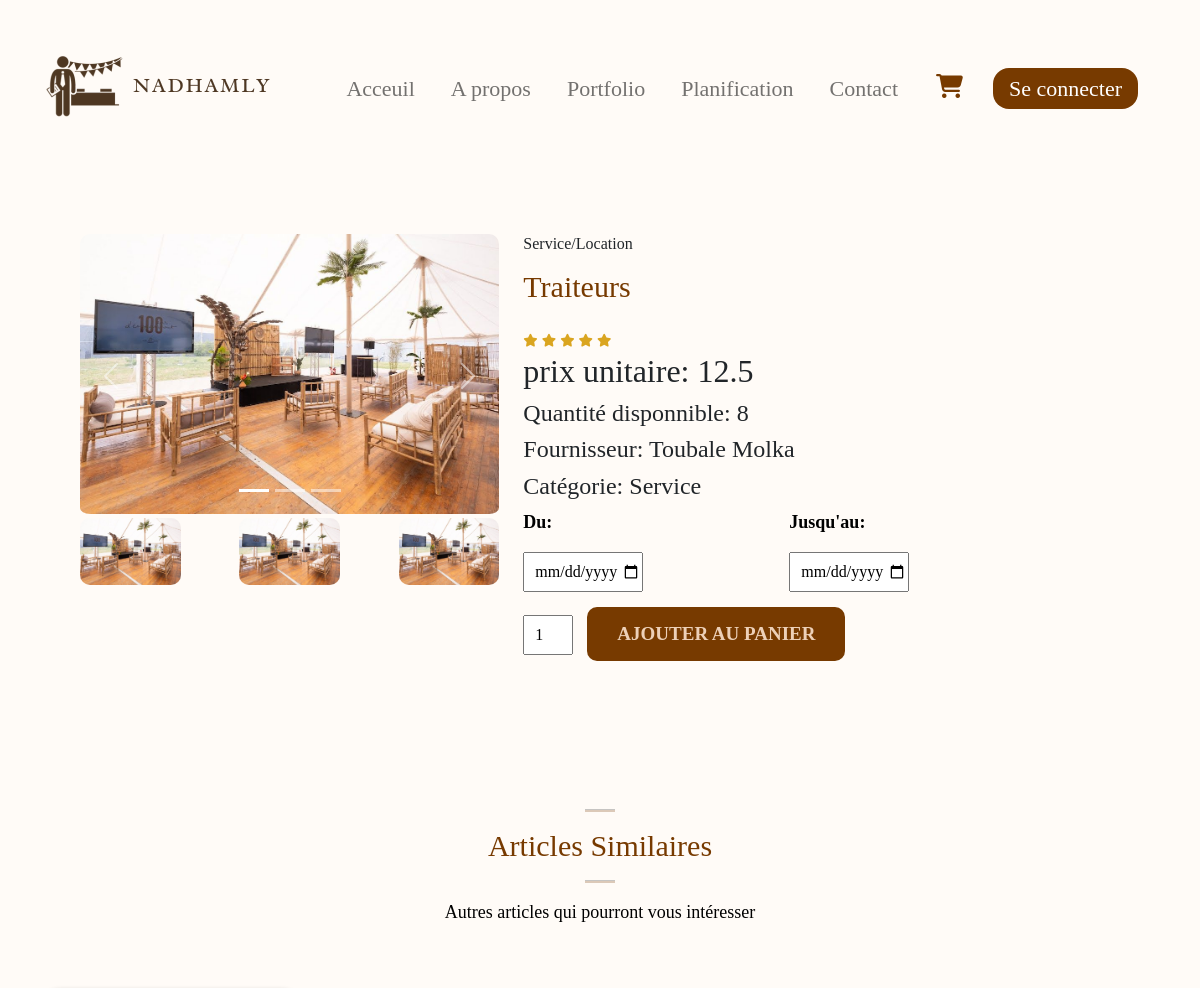
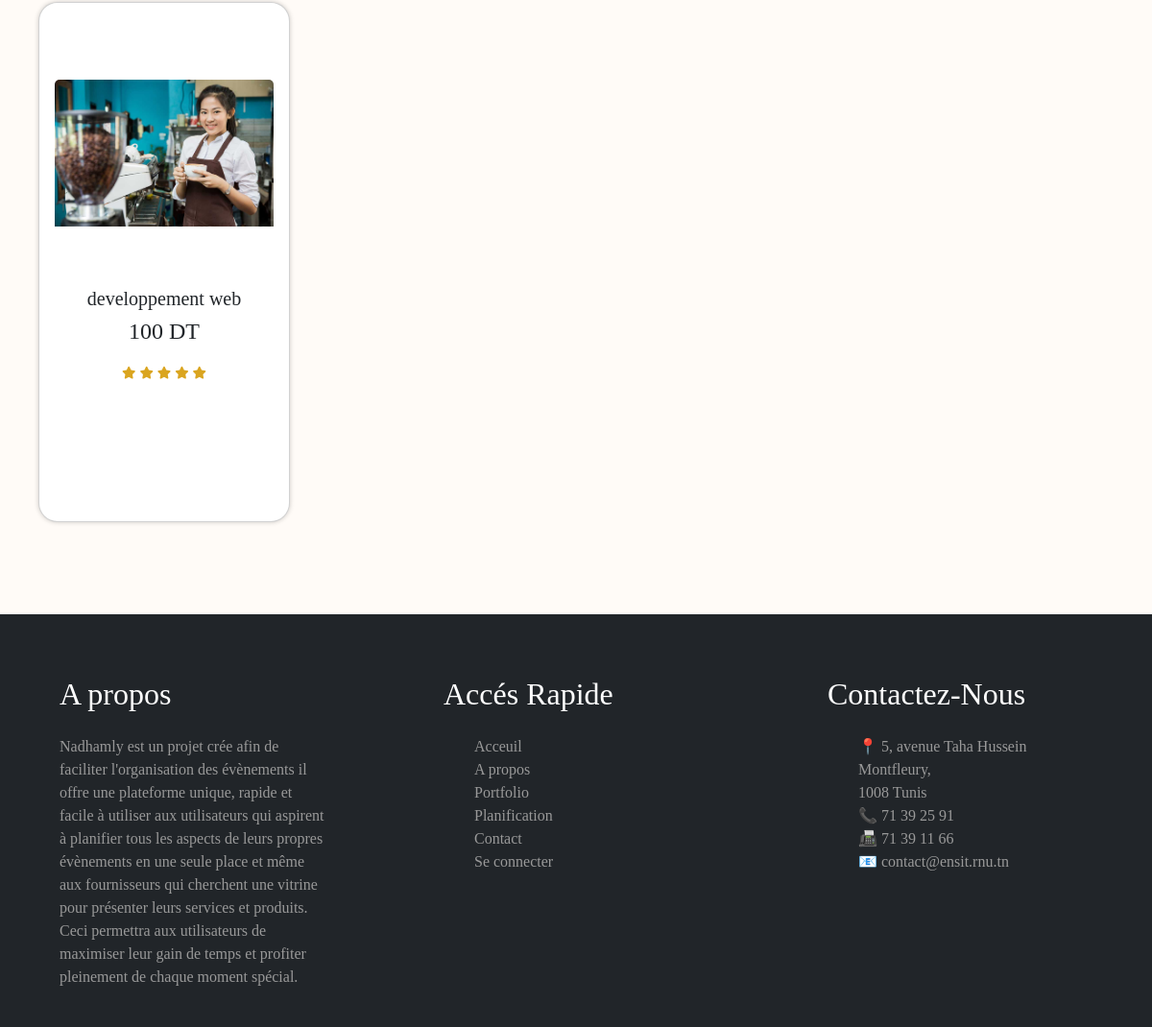
The page /details_art_location.php?id=662cd5ee8a0db on the database its author committed (2 pictures, top to bottom).
### tables this page shows
CREATE TABLE `articles` (
  `id` varchar(15) NOT NULL,
  `libelle` varchar(30) NOT NULL,
  `description` varchar(300) NOT NULL,
  `nombre` int(11) NOT NULL,
  `prix` float NOT NULL,
  `image1` varchar(100) DEFAULT 'images/default/image_default.png',
  `image2` varchar(100) DEFAULT 'images/default/image_default.png',
  `image3` varchar(100) DEFAULT 'images/default/image_default.png',
  `categorie` varchar(20) NOT NULL,
  `dispo` int(11) NOT NULL DEFAULT 1,
  `motif` varchar(9) NOT NULL,
  `id_frs` int(11) NOT NULL
);

CREATE TABLE `utilisateur` (
  `id_user` int(11) NOT NULL,
  `id_panier` int(11) NOT NULL,
  `nom` char(20) NOT NULL,
  `prenom` char(20) NOT NULL,
  `mail` varchar(80) NOT NULL,
  `tel` int(11) NOT NULL,
  `bio` char(255) NOT NULL,
  `role` char(5) NOT NULL DEFAULT 'user',
  `username` varchar(100) NOT NULL,
  `mot_de_passe` varchar(100) NOT NULL,
  `pdp` varchar(100) DEFAULT 'images/default/image_default.png'
);

### details_art_location.php (the view, shortened to what this page needs)
<?php
require 'config.php';
if (isset($_SESSION["pdp"])) {
  $pdp = $_SESSION["pdp"];
} else {
  $pdp = null;
}
$id_user = $_SESSION["id_user"];
$id_article = $_GET['id'];
$sql = "SELECT * FROM `articles` WHERE id = '$id_article'";
$res = mysqli_query($conn, $sql);
$article = $res->fetch_assoc();
$sql2 = "SELECT * FROM `articles` WHERE categorie = '{$article['categorie']}' AND id != '$id_article' AND id_frs != '$id_user' LIMIT 4";
$qlq_articles = $conn->query($sql2);
$sqlf = "SELECT * FROM `utilisateur` WHERE id_user = '{$article['id_frs']}'";
$resf = mysqli_query($conn, $sqlf);
$fournisseur = $resf->fetch_assoc();
?>
<!DOCTYPE html>
<html lang="en">
<head>
  <link href="https://cdn.jsdelivr.net/npm/bootstrap@5.2.1/dist/css/bootstrap.min.css" rel="stylesheet">
  <link rel="stylesheet" href="https://pro.fontawesome.com/releases/v5.10.0/css/all.css">
  <link rel="stylesheet" href="css/index.css" type="text/css">
  <link rel="stylesheet" href="css/details-art.css" type="text/css">
  <link rel="stylesheet" href="css/dropdown.css" type="text/css">
</head>
<body>
    <nav class="navbar navbar-expand-lg bg-transparent">
        <div class="container-fluid">
          <a class="navbar-brand" href="index.html"><img src="images/logo.png" alt="logo Nadhamly"></a>
          <div class="sidebar offcanvas offcanvas-start" tabindex="-1" id="offcanvasNavbar" aria-labelledby="offcanvasNavbarLabel">
            <div class="offcanvas-body">
              <ul class="navbar-nav justify-content-end align-items-center flex-grow-1 pe-3">
                <li class="nav-item">
                  <a class="nav-link  fontradley bold" aria-current="page" href="index.php">Acceuil</a>
                </li>
                <li class="nav-item">
                  <a class="nav-link  fontradley bold" href="Apropos.php">A propos</a>
                </li>
                <li class="nav-item">
                    <a class="nav-link  fontradley bold" href="portfolio.php">Portfolio</a>
                  </li>
                  <li class="nav-item fontradley">
                    <a class="nav-link  bold" href="planification.php">Planification</a>
                  </li>
                  <li class="nav-item">
                    <a class="nav-link fontradley  bold" href="contact.php">Contact</a>
                  </li>
                  <li class="nav-item">
              <a href="panier.php" class="cart-link">
                <i class="fa-solid fa-cart-shopping icon-style"></i>
              </a>
            </li>
                  <li class="nav-item">
                  <?php if(isset($_SESSION["utilisateur"])) { ?>
                         <div class="profile-dropdown">
          <div  onclick="toggle()" class="profile-img" id="image-container">
          <?php if (!empty($pdp)) { ?>
                <img src="<?php echo $pdp; ?>" style="border-radius: 50%; overflow: hidden; width: 55px; height: 55px; object-fit: cover;" id="profile-image">
            <?php } else { ?>
                <img src="images/defaultpdp.jpg" alt="Default Profile Picture" style="border-radius: 50%; overflow: hidden; width: 75px; height: 75px; object-fit: cover;" id="profile-image">
            <?php } ?>
          </div>
        <ul class="profile-dropdown-list" style="list-style-type: none;padding:0;z-index:30;">
          <li class="profile-dropdown-list-item">
            <a href="profile.php">
              <i class="fa-regular fa-user"></i>
              <?php $username= $_SESSION["utilisateur"];
              echo $username;
              ?>
            </a>
          </li>
          <li class="profile-dropdown-list-item">
            <a href="equipes.php">
            <i class="ri-user-add-fill"></i>
              Rejoindre des équipes
            </a>
          </li>
          <li class="profile-dropdown-list-item">
            <a href="demandes.php">
              <i class="fa-solid fa-chart-line"></i>
              Demandes de partenariat
            </a>
          </li>
          <li class="profile-dropdown-list-item">
            <a href="recherche.php">
              <i class="fa-solid fa-search"></i>
              Rechercher
            </a>
          </li>
          <li class="profile-dropdown-list-item">
            <a href="#">
              <i class="fa-regular fa-circle-question"></i>
              Aide et contact
            </a>
          </li>
          <li class="profile-dropdown-list-item">
            <a href="#">
              <i class="fa-solid fa-arrow-right-from-bracket"></i>
              <?php if(isset($_SESSION["utilisateur"])) { ?>
                    <form method="post">
                        <button type="submit" name="logout" class="btn btn-link text-black fontradley button-reset">Déconnexion</button>
                    </form>
                    <?php } else { ?>
                    <a class="nav-link text-white px-3 py-1 rounded-4 fontradley navbtn" href="login.php">Se connecter</a>
                <?php } ?>
            </a>
          </li>
        </ul>
      </div>
                <?php } else { ?>
                    <a class="nav-link text-white px-3 py-1 rounded-4 fontradley navbtn" href="login.php">Se connecter</a>
                <?php } ?>
                  </li>
              </ul>
            </div>
          </div>
        </div>
      </nav>
  <section class="container sproduct">
    <div class="row mt-5">
      <div class="col-lg-5 col-md-12 col-12">
        <div id="carouselExampleIndicators" class="carousel slide">
          <div class="carousel-indicators">
            <?php for ($i = 1; $i <= 3; $i++) { ?>
              <button type="button" data-bs-target="#carouselExampleIndicators" data-bs-slide-to="<?php echo $i - 1; ?>" <?php echo ($i == 1) ? 'class="active"' : ''; ?> aria-label="Slide <?php echo $i; ?>"></button>
            <?php } ?>
          </div>
          <div class="carousel-inner">
            <?php for ($i = 1; $i <= 3; $i++) { ?>
              <div class="carousel-item <?php echo ($i == 1) ? 'active' : ''; ?>">
                <img class="img-fluid w-100 pb-1 big-img" src="images/upload/articles/<?php echo $article['image' . $i]; ?>" alt="placeholder">
              </div>
            <?php } ?>
          </div>
          <button class="carousel-control-prev" type="button" da ta-bs-target="#carouselExampleIndicators" data-bs-slide="prev">
            <span class="carousel-control-prev-icon" aria-hidden="true"></span>
          </button>
          <button class="carousel-control-next" type="button" data-bs-target="#carouselExampleIndicators" data-bs-slide="next">
            <span class="carousel-control-next-icon" aria-hidden="true"></span>
          </button>
        </div>
        <div class="small-img-group d-flex justify-content-between">
          <?php
          for ($i = 1; $i <= 3; $i++) {
            $imageFieldName = 'image' . $i;
            $imagePath = $article[$imageFieldName];
            if (!empty($imagePath)) {
          ?>
              <div class="small-img-col">
                <img src="images/upload/articles/<?php echo $imagePath; ?>" width="100%" class="small-img" alt="placeholder" id="small-img-<?php echo $i; ?>">
              </div>
          <?php
            }
          }
          ?>
        </div>
      </div>
      <div class="col-lg-6 col-md-12 col-12">
        <h6><?php echo $article['categorie'] . "/" . $article['motif']; ?></h6>
        <h3 class="py-2"><?php echo $article['libelle']; ?></h3>
        <div class="star">
          <i class="fas fa-star"></i>
          <i class="fas fa-star"></i>
          <i class="fas fa-star"></i>
          <i class="fas fa-star"></i>
          <i class="fas fa-star"></i>
        </div>
        <h2>prix unitaire: <?php echo $article['prix']; ?></h2>
        <h4><?php echo "Quantité disponnible: " . $article['nombre']; ?></h4>
        <h4><?php echo "Fournisseur: " . $fournisseur['nom'] . " " . $fournisseur['prenom']; ?></h4>
        <h4><?php echo "Catégorie: " . $article['categorie']; ?></h4>
        <form action="ajout_au_panier_calendrier_lesdeux.php" method="post" id="addToCartForm">
          <div style="justify-content: space-between;" class="row">
            <div class="col">
              <p><b>Du:</b></p>
              <input class="date_debut" type="date" style="width: 120px;" name="deb" />
            </div>
            <div class="col">
              <p><b>Jusqu'au:</b></p>
              <input class="date_fin" type="date" style="width: 120px;" name="fin" />
            </div>
          </div>
          <input class="quantite" type="number" value="1" name="quantite">
          <button type="submit" class="buy-btn"><i class="ri-shopping-cart-fill"></i>Ajouter au panier</button>
        </form>
      </div>
    </div>
  </section>
  <section id="featured" class="my-5 pb-5">
    <div class="container text-center mt-5 pb-5">
      <hr class="mx-auto">
      <h3>Articles Similaires</h3>
      <hr class="mx-auto">
      <p>Autres articles qui pourront vous intéresser</p>
    </div>
    <div class="row mx-auto container-fluid">
      <?php
      while ($row = mysqli_fetch_assoc($qlq_articles)) {
      ?>
        <div class="product text-center col-lg-3 col-md-4 col-12">
          <div class="card">
            <img class="card-img-top" src="images/upload/articles/<?php echo $row['image1']; ?>" alt="">
            <div class="card-body">
              <h5 class="card-title"><?php echo $row['libelle']; ?></h5>
              <h4 class="card-text"><?php echo $row['prix']; ?> DT</h4>
              <div class="star my-2">
                <i class="fas fa-star"></i>
                <i class="fas fa-star"></i>
                <i class="fas fa-star"></i>
                <i class="fas fa-star"></i>
                <i class="fas fa-star"></i>
              </div>
              <a href="details_art_location.php?id=<?php echo $row['id']; ?>" style="text-decoration:none;"> <button class="btn btn-primary buy-btn">voir détails</button></a>
            </div>
          </div>
        </div>
      <?php } ?>
    </div>
  </section>
  <footer class="bg-dark pt-5 pb-4">
    <div class="container-fluid">
      <div class="row  text-white">
        <div class="col-md-3 col-lg-3 col-sm-1 mx-auto mt-3">
          <h2 style="font-family:'Times New Roman', Times, serif;font-weight: 500;">A propos</h2>
        </div>
        <div class="col-md-3 col-lg-3 col-sm-1 mx-auto mt-3">
          <h2 style="font-family: 'Times New Roman', Times, serif;font-weight: 500;">Accés Rapide</h2>
        </div>
        <div class="col-md-3 col-lg-3 col-sm-1 mx-auto mt-3">
          <h2 style="font-family: 'Times New Roman', Times, serif;font-weight: 500;">Contactez-Nous</h2>
        </div>
      </div>
      <div class="row greytext">
        <div class="col-md-3 col-lg-3 col-sm-1 mx-auto mt-3">
          <p style="font-family:'Times New Roman', Times, serif;"> Nadhamly est un projet crée afin de faciliter l'organisation des évènements il offre une plateforme unique, rapide et facile à utiliser aux utilisateurs qui aspirent à planifier tous les aspects de leurs propres évènements en une seule place et même aux fournisseurs qui cherchent une vitrine pour présenter leurs services et produits. Ceci permettra aux utilisateurs de maximiser leur gain de temps et profiter pleinement de chaque moment spécial.
          </p>
        </div>
        <div class="col-md-3 col-lg-3 col-sm-1 mx-auto mt-3">
          <ul>
            <li><a href="index.html">Acceuil</a></li>
            <li><a href="#">A propos</a></li>
            <li><a href="portfolio.html">Portfolio</a></li>
            <li><a href="planification.html">Planification</a></li>
            <li><a href="contact.html">Contact</a></li>
            <li><a href="login.html">Se connecter</a></li>
          </ul>
        </div>
        <div class="col-md-3 col-lg-3 col-sm-1 mx-auto mt-3">
          <ul class="coordonnées">
            <li align="left">&#128205; <a href="https://maps.app.goo.gl/zLKkJNBrgjAyrBT1A">5, avenue Taha Hussein Montfleury,<br /> 1008 Tunis</a></li>
            <li align="left">&#128222; <a href="tel:216 71 39 25 91">71 39 25 91</a></li>
            <li align="left">&#128224; <a href="tel:216 71 39 11 66"> 71 39 11 66</a></li>
            <li align="left">&#128231; <a href="mailto:contact@ensit.rnu.tn">contact@ensit.rnu.tn</a></li>
          </ul>
        </div>
      </div>
    </div>
  </footer>
</body>
</html>

### css/index.css (style rules this page uses)
:root { --bg-color:#fffbf7; --text-noir:black; --text-bleu:blue; --text-marron:#773a00; --marron-int:#351a02; --marron-clair:#ffe8d4dd; --footer-color:#999; --bronze:#977b3f; --white:#fff }
body { font-family: "Radley"; background-color: var(--bg-color); }
.fontradley { font-family: 'Radley'; }
.bold { font-weight: 500; }
.nav-link { font-size: 22px; margin-left: 10px; margin-right: 10px; }
.navbar-nav .nav-link { transition: all .50s ease; }
.navbar { padding-left: 2%; padding-right: 2%; }
.offcanvas-body { align-items: center; justify-content: center; }
.navbtn { background-color: var(--text-marron); cursor: pointer; transition: all 0.3s ease 0s; }
.greytext { color: var(--footer-color); }
footer a { color: var(--footer-color); text-decoration: none; transition: color 0.5s ease; }
footer li { list-style: none; }
.container { width:90%; margin: 0 auto; padding: 10px 20px; }
@media screen and (min-width:768px) { section { padding: 1em 9em; } }
@media screen and (min-width:992px) { section { padding: 1em; } }
@media screen and (min-width:992px) { .card { padding: 5em 1em; width: 100%; } }
hr { background: var(--text-marron); background-color: var(--text-marron); width:30px; height: 3px; }
button { font-size: 0.8rem; font-weight: 700; outline: none; border:none; background-color: #1d1d1d; color:aliceblue; padding: 13px 30px; cursor: pointer; text-transform: uppercase; transition: 0.3s ease; }
.star i { font-size: 0.8rem; color: goldenrod !important; }

### css/details-art.css (style rules this page uses)
:root { --bg-color:#fffbf7; --text-noir:black; --text-bleu:blue; --text-marron:#773a00; --marron-int:#351a02; --marron-clair:#ffe8d4dd; --footer-color:#999; --bronze:#977b3f; --white:#fff }
.small-img-group { display:flex; justify-content:space-between; }
.small-img-col { flex-basis:24%; cursor:pointer; }
.sproduct input { width:50px; height: 40px; padding-left:10px ; font-size: 16px; margin-right: 10px; }
.sproduct h3 { font-size: 30px; margin-bottom: 15px; color: var(--text-marron); }
.sproduct img { max-width: 100%; height: auto; display: block; transition:0.5 ease; border-radius: 10px; }
.container h3 { font-size: 30px; color: var(--text-marron); }
.container p { font-size: 18px; line-height: 1.5; color: var(--text-noir); }
.product img { width: 100%; height: auto; }
.buy-btn { display: inline-block; color: var(--marron-clair); font-size: 19px; background-color: var(--text-marron); text-decoration: none; border-radius: 10px; margin-top: 15px; transition: .3s ease; cursor: pointer; opacity: 1; transition: 0.3s all; }
.card { border-radius: 20px; overflow: hidden; box-shadow: 0px 0px 5px rgba(0, 0, 0, 0.2); }
.card a { text-decoration: none; color: inherit; font-size: 1.4em; }

### css/dropdown.css (style rules this page uses)
:root { --primary: #eeeeee; --secondary: #773a00; --secondary-light: #ffefe0; --secondary-light-2: rgb(127, 183, 126, 0.1); --white: #fff; --black: #393e46; --shadow: 0px 2px 8px 0px var(--secondary-light); }

### details_art_location.php (style rules this page uses)
.product { display: flex; align-items: stretch; }
.product .card { width: 100%; }
.card .card-img-top { height: 200px; object-fit: cover; }
.card-body { display: flex; flex-direction: column; justify-content: flex-end; height: 100%; }
.fa-cart-shopping { font-size: 24px; color: var(--text-marron); margin-left: 10px; margin-right: 10px; padding-left: 10px; padding-right: 10px; }

### rows shown on the page
articles: image1 (picture), image2 (picture), image3 (picture), categorie "Service", motif "Location", libelle "Traiteurs", prix "12.5", nombre "8"
utilisateur: nom "Toubale", prenom "Molka"
articles: image1 (picture), libelle "developpement web", prix "100"
